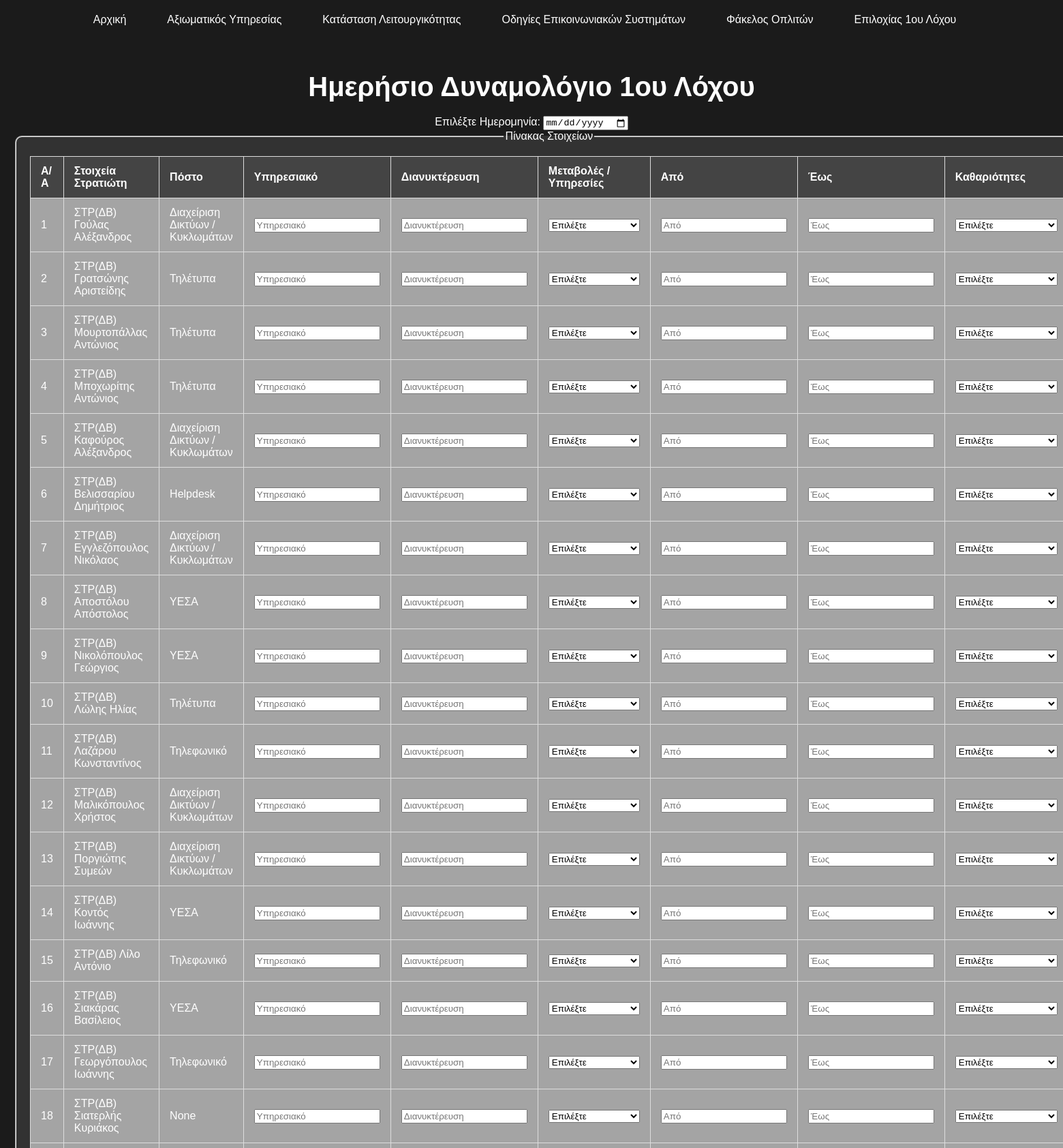
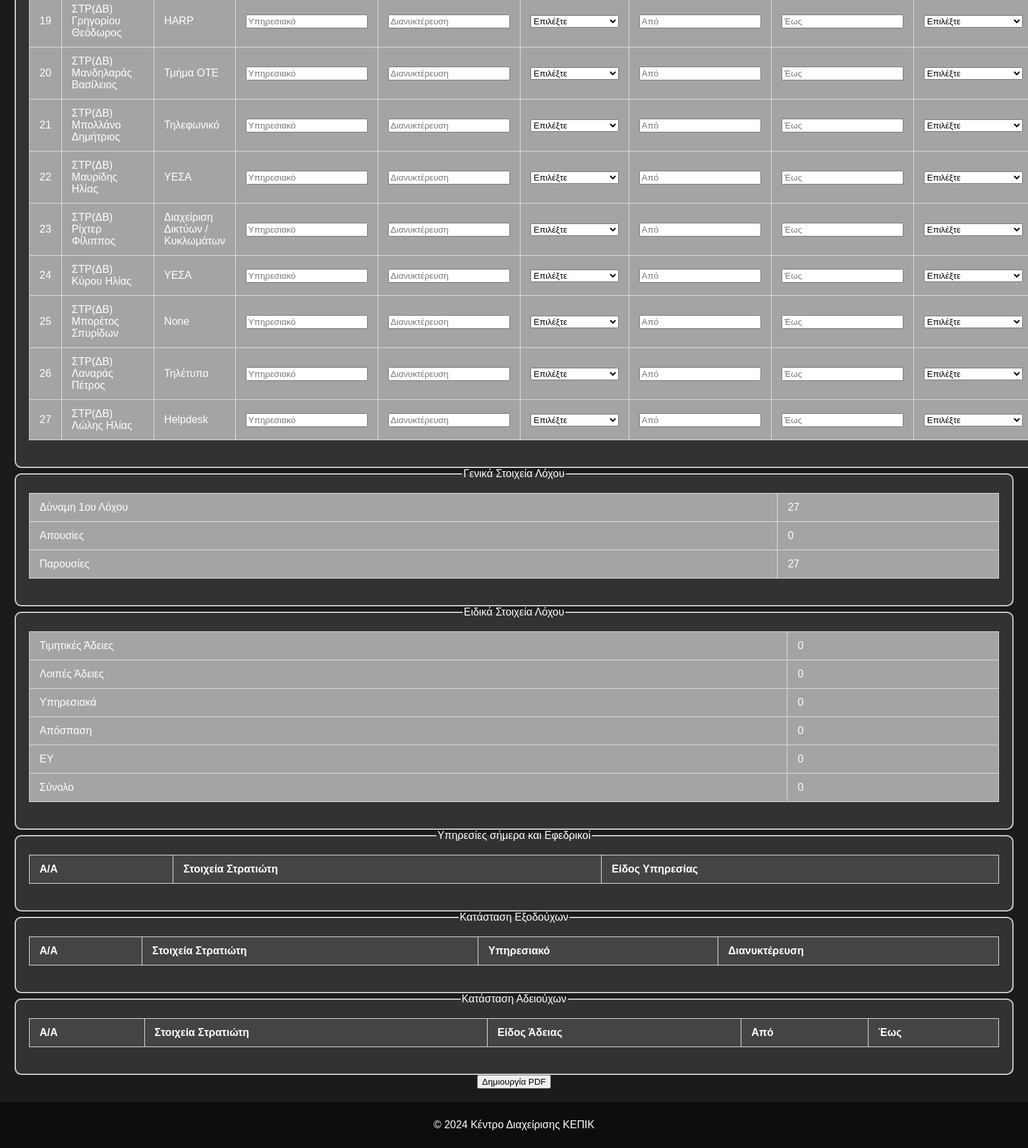
/posta/ (signed in), run on the app's committed database (2 pictures, top to bottom).
### myapp/models.py (models this page shows, shortened)
class Soldier(models.Model):
    VATHMOS_CHOICES = [
        ('ΣΤΡ(ΔΒ)', 'ΣΤΡ(ΔΒ)'),
        ('ΣΤΡ(ΠΖ)', 'ΣΤΡ(ΠΖ)'),
        ('ΣΤΡ(ΠΒ)', 'ΣΤΡ(ΠΒ)'),
        ('ΣΤΡ(ΤΘ)', 'ΣΤΡ(ΤΘ)'),
    ]
    GRAMMATIKES_GNOSEIS_CHOICES = [
        ('Απόφοιτος Λυκείου', 'Απόφοιτος Λυκείου'),
        ('Απόφοιτος ΑΕΙ', 'Απόφοιτος ΑΕΙ'),
        ('Απόφοιτος ΤΕΙ', 'Απόφοιτος ΤΕΙ'),
        ('Ενεργός ΑΕΙ', 'Ενεργός ΑΕΙ'),
        ('Ενεργός ΤΕΙ', 'Ενεργός ΤΕΙ'),
        ('Απόφοιτος ΙΕΚ', 'Απόφοιτος ΙΕΚ'),
        ('Ενεργός ΙΕΚ', 'Ενεργός ΙΕΚ'),
    ]
    SOMATIKI_IKANOTITA_CHOICES = [
        ('Ι1', 'Ι1'),
        ('Ι2', 'Ι2'),
        ('Ι3', 'Ι3'),
        ('Ι3 Άοπλο', 'Ι3 Άοπλο'),
        ('Ι4', 'Ι4'),
    ]
    POSTO_CHOICES = [
        ('HARP', 'HARP'),
        ('Helpdesk', 'Helpdesk'),
        ('Διαχείριση Δικτύων / Κυκλωμάτων', 'Διαχείριση Δικτύων / Κυκλωμάτων'),
        ('Τηλέτυπα', 'Τηλέτυπα'),
        ('Τηλεφωνικό', 'Τηλεφωνικό'),
        ('Τμήμα ΟΤΕ', 'Τμήμα ΟΤΕ'),
        ('ΥΕΣΑ', 'ΥΕΣΑ'),
    ]
    eponymo = models.CharField(max_length=100, verbose_name="ΕΠΩΝΥΜΟ", null=True, blank=True)
    onoma = models.CharField(max_length=100, verbose_name="ΟΝΟΜΑ", null=True, blank=True)
    etos_genniseos = models.IntegerField(verbose_name="ΕΤΟΣ ΓΕΝΝΗΣΕΩΣ", null=True, blank=True)
    topos_genniseos = models.CharField(max_length=100, verbose_name="ΤΟΠΟΣ ΓΕΝΝΗΣΕΩΣ", null=True, blank=True)
    onoma_patros = models.CharField(max_length=100, verbose_name="ΟΝΟΜΑ ΠΑΤΕΡΑ", null=True, blank=True)
    epaggelma_patros = models.CharField(max_length=100, verbose_name="ΕΠΑΓΓΕΛΜΑ ΠΑΤΕΡΑ", null=True, blank=True)
    onoma_mitros = models.CharField(max_length=100, verbose_name="ΟΝΟΜΑ ΜΗΤΕΡΑΣ", null=True, blank=True)
    epaggelma_mitros = models.CharField(max_length=100, verbose_name="ΕΠΑΓΓΕΛΜΑ ΜΗΤΕΡΑΣ", null=True, blank=True)
    tilefono_kinito = models.CharField(max_length=10, verbose_name="ΤΗΛ. ΚΙΝΗΤΟ", null=True, blank=True)
    tilefono_stathero = models.CharField(max_length=10, verbose_name="ΤΗΛ. ΣΤΑΘΕΡΟ", null=True, blank=True)
    tilefono_oikeiou = models.CharField(max_length=10, verbose_name="ΤΗΛΕΦΩΝΟ ΟΙΚΕΙΟΥ", null=True, blank=True)
    oikeiou_sxesi = models.CharField(max_length=100, verbose_name="ΣΧΕΣΗ ΜΕ ΤΟΝ ΟΙΚΕΙΟ", null=True, blank=True)
    topos_katagogis = models.CharField(max_length=255, verbose_name="ΤΟΠΟΣ ΚΑΤΑΓΩΓΗΣ", null=True, blank=True)
    topos_diamonis = models.CharField(max_length=255, verbose_name="ΤΟΠΟΣ ΔΙΑΜΟΝΗΣ", null=True, blank=True)
    periochi = models.CharField(max_length=100, verbose_name="ΠΕΡΙΟΧΗ", null=True, blank=True)
    odos_arithmos = models.CharField(max_length=255, verbose_name="ΟΔΟΣ ΚΑΙ ΑΡΙΘΜΟΣ", null=True, blank=True)
    oikogeneiaki_katastasi = models.CharField(max_length=100, verbose_name="ΟΙΚΟΓ. ΚΑΤΑΣΤΑΣΗ", null=True, blank=True)
    arithmos_adelfon = models.CharField(max_length=100, verbose_name="ΑΡΙΘΜΟΣ ΑΔΕΛΦΩΝ – ΦΥΛΛΟ", null=True, blank=True)
    oikonomiki_katastasi = models.CharField(max_length=100, verbose_name="ΟΙΚΟΝ. ΚΑΤΑΣΤΑΣΗ", null=True, blank=True)
    provlimata_pou_apasxoloun = models.TextField(blank=True, null=True, verbose_name="ΠΡΟΒΛΗΜΑΤΑ ΠΟΥ ΑΠΑΣΧΟΛΟΥΝ")
    epaggelma_politis = models.CharField(max_length=100, verbose_name="ΕΠΑΓΓΕΛΜΑ ΩΣ ΠΟΛΙΤΗΣ", null=True, blank=True)
    grammatikes_gnoseis = models.CharField(max_length=50, choices=GRAMMATIKES_GNOSEIS_CHOICES, verbose_name="ΓΡΑΜΜΑΤΙΚΕΣ ΓΝΩΣΕΙΣ", null=True, blank=True)
    eidikes_grammatikes_gnoseis = models.CharField(max_length=255, verbose_name="ΕΙΔΙΚΕΣ ΓΝΩΣΕΙΣ", null=True, blank=True)
    deksiotites = models.TextField(blank=True, null=True, verbose_name="ΔΕΞΙΟΤΗΤΕΣ")
    xenes_glosses = models.CharField(max_length=255, verbose_name="ΞΕΝΕΣ ΓΛΩΣΣΕΣ", null=True, blank=True)
    asm = models.PositiveIntegerField(verbose_name="ΑΣΜ", default=0)
    vathmos = models.CharField(max_length=10, choices=VATHMOS_CHOICES, verbose_name="ΒΑΘΜΟΣ", null=True, blank=True)
    esso_katataksis = models.CharField(max_length=10, verbose_name="ΕΣΣΟ ΚΑΤΑΤΑΞΗΣ", null=True, blank=True)
    diarkeia_thiteias = models.IntegerField(verbose_name="ΔΙΑΡΚΕΙΑ ΘΗΤΕΙΑΣ (ΜΗΝΕΣ)", null=True, blank=True)
    imerominia_eisodou_monada = models.DateField(verbose_name="ΗΜ. ΕΙΣΟΔΟΥ ΣΤΗΝ ΜΟΝΑΔΑ", null=True, blank=True)
    imerominia_strateusis = models.DateField(verbose_name="ΗΜ. ΣΤΡΑΤΕΥΣΗΣ", null=True, blank=True)
    imerominia_apolysis = models.DateField(verbose_name="ΗΜ. ΑΠΟΛΥΣΕΩΣ", null=True, blank=True)
    poines = models.TextField(verbose_name="ΠΟΙΝΕΣ", null=True, blank=True)
    adeies = models.TextField(verbose_name="ΑΔΕΙΕΣ", null=True, blank=True)
    posto = models.CharField(max_length=100, verbose_name="ΠΟΣΤΟ", choices=POSTO_CHOICES, null=True, blank=True)
    genikes_paratiriseis = models.TextField(verbose_name="ΓΕΝΙΚΕΣ ΠΑΡΑΤΗΡΗΣΕΙΣ", null=True, blank=True)
    somatiki_ikanotita = models.CharField(max_length=10, choices=SOMATIKI_IKANOTITA_CHOICES, verbose_name="ΣΩΜΑΤΙΚΗ ΙΚΑΝΟΤΗΤΑ", null=True, blank=True)
    katastasi_ygeias = models.CharField(max_length=100, verbose_name="ΚΑΤΑΣΤΑΣΗ ΥΓΕΙΑΣ", null=True, blank=True)
    omada_aimatos = models.CharField(max_length=3, verbose_name="ΟΜΑΔΑ ΑΙΜΑΤΟΣ", null=True, blank=True)
    paratiriseis_ygeias = models.TextField(blank=True, null=True, verbose_name="ΠΑΡΑΤΗΡΗΣΕΙΣ ΥΓΕΙΑΣ")
    class Meta:
        verbose_name = _('Οργάνωση | Στρατιώτης')
        verbose_name_plural = _('Οργάνωση | Στρατιώτες')

### myapp/views.py (the view, shortened to what this page needs)
# urls.py: path('posta/', views.posta_view, name='posta'),
def posta_view(request):
    return render(request, 'posta.html', {'soldiers': Soldier.objects.all(), 'service_date': 'Χωρίς Ημερομηνία', 'day_type': 'Άγνωστο'})

### myapp/templates/posta.html (shortened to what this page needs)
{% extends "base.html" %}
{% load static %}
{% block extra_head %}
    <link rel="stylesheet" href="{% static 'css/posta.css' %}">
{% endblock %}
{% block content %}
<div class="video-background">
    <video autoplay muted loop>
        <source src="{% static 'img/back_kepik.webm' %}" type="video/webm">
    </video>
</div>
<div class="main-content">
    <h1>Ημερήσιο Δυναμολόγιο 1ου Λόχου</h1>
    <form method="POST" action="{% url 'print_posta_view' %}">
        <label for="service_date">Επιλέξτε Ημερομηνία:</label>
        <input type="date" id="service_date" name="service_date" required>
        <fieldset class="fieldset-container">
            <legend onclick="toggleFieldset(this)">Πίνακας Στοιχείων</legend>
            <div class="category-content">
                <table id="soldier-table">
                    <thead>
                        <tr>
                            <th>Α/Α</th>
                            <th>Στοιχεία Στρατιώτη</th>
                            <th>Πόστο</th>
                            <th>Υπηρεσιακό</th>
                            <th>Διανυκτέρευση</th>
                            <th>Μεταβολές / Υπηρεσίες</th>
                            <th>Από</th>
                            <th>Έως</th>
                            <th>Καθαριότητες</th>
                        </tr>
                    </thead>
                    <tbody>
                        {% for soldier in soldiers %}
                        <tr>
                            <td>{{ forloop.counter }}</td>
                            <td>{{ soldier.vathmos }} {{ soldier.eponymo }} {{ soldier.onoma }}
                            </td>
                            <td>{{ soldier.posto }}<input type="hidden" name="posto[]" value="{{ soldier.posto }}"></td>
                            <td><input type="text" name="ypiresiako[]" placeholder="Υπηρεσιακό" /></td>
                            <td><input type="text" name="dianyktereysi[]" placeholder="Διανυκτέρευση" /></td>
                            <td>
                                <select name="metavoles[]">
                                    <option value="">Επιλέξτε</option>
                                </select>
                            </td>
                            <td><input type="text" name="apo[]" placeholder="Από" /></td>
                            <td><input type="text" name="eos[]" placeholder="Έως" /></td>
                            <td>
                                <select name="kathariotites[]">
                                    <option value="">Επιλέξτε</option>
                                </select>
                            </td>
                        </tr>
                        {% endfor %}
                    </tbody>
                </table>
            </div>
        </fieldset>
        <fieldset class="fieldset-container">
            <legend onclick="toggleFieldset(this)">Γενικά Στοιχεία Λόχου</legend>
            <div class="category-content">
                <table id="general-info">
                    <tr>
                        <td>Δύναμη 1ου Λόχου</td>
                        <td id="dynamis_lochou">0</td>
                    </tr>
                    <tr>
                        <td>Απουσίες</td>
                        <td id="apousies">0</td>
                    </tr>
                    <tr>
                        <td>Παρουσίες</td>
                        <td id="parousies">0</td>
                    </tr>
                </table>
            </div>
        </fieldset>
        <fieldset class="fieldset-container">
            <legend onclick="toggleFieldset(this)">Ειδικά Στοιχεία Λόχου</legend>
            <div class="category-content">
                <table id="special-info">
                    <tr>
                        <td>Τιμητικές Άδειες</td>
                        <td id="timitikes">0</td>
                    </tr>
                    <tr>
                        <td>Λοιπές Άδειες</td>
                        <td id="loipes_adeies">0</td>
                    </tr>
                    <tr>
                        <td>Υπηρεσιακά</td>
                        <td id="ypiresiaka">0</td>
                    </tr>
                    <tr>
                        <td>Απόσπαση</td>
                        <td id="apospathseis">0</td>
                    </tr>
                    <tr>
                        <td>ΕΥ</td>
                        <td id="ey">0</td>
                    </tr>
                    <tr>
                        <td>Σύνολο</td>
                        <td id="synolo">0</td>
                    </tr>
                </table>
            </div>
        </fieldset>
        <fieldset class="fieldset-container">
            <legend onclick="toggleFieldset(this)">Υπηρεσίες σήμερα και Εφεδρικοί</legend>
            <div class="category-content">
                <table id="ypiresies-efedrikoi-table">
                    <thead>
                        <tr>
                            <th>Α/Α</th>
                            <th>Στοιχεία Στρατιώτη</th>
                            <th>Είδος Υπηρεσίας</th>
                        </tr>
                    </thead>
                </table>
            </div>
        </fieldset>
        <fieldset class="fieldset-container">
            <legend onclick="toggleFieldset(this)">Κατάσταση Εξοδούχων</legend>
            <div class="category-content">
                <table id="exodouxoi-table">
                    <thead>
                        <tr>
                            <th>Α/Α</th>
                            <th>Στοιχεία Στρατιώτη</th>
                            <th>Υπηρεσιακό</th>
                            <th>Διανυκτέρευση</th>
                        </tr>
                    </thead>
                </table>
            </div>
        </fieldset>
        <fieldset class="fieldset-container">
            <legend>Κατάσταση Αδειούχων</legend>
            <div class="category-content">
                <table id="adeiouxoi-table">
                    <thead>
                        <tr>
                            <th>Α/Α</th>
                            <th>Στοιχεία Στρατιώτη</th>
                            <th>Είδος Άδειας</th>
                            <th>Από</th>
                            <th>Έως</th>
                        </tr>
                    </thead>
                </table>
            </div>
        </fieldset>
        <button type="submit">Δημιουργία PDF</button>
    </form>
</div>
{% endblock %}

### myapp/templates/base.html (shortened to what this page needs)
<!DOCTYPE html>
<html lang="el">
<head>
    {% block extra_head %}{% endblock %}
</head>
<body>
    <header>
        <nav>
            <ul>
                <li><a href="{% url 'index' %}">Αρχική</a></li>
                <li class="dropdown">
                    <a href="#">Αξιωματικός Υπηρεσίας</a>
                </li>
                <li><a href="#">Κατάσταση Λειτουργικότητας</a></li>
                <li class="dropdown">
                    <a href="#">Οδηγίες Επικοινωνιακών Συστημάτων</a>
                </li>
                <li class="dropdown">
                    <a href="#">Φάκελος Οπλιτών</a>
                </li>
                <li><a href="{% url 'epilochias' %}">Επιλοχίας 1ου Λόχου</a></li>
            </ul>
        </nav>
    </header>
    {% block content %}{% endblock %}
    <footer>
        <p>&copy; 2024 Κέντρο Διαχείρισης ΚΕΠΙΚ</p>
    </footer>
</body>
</html>

### myapp/static/css/posta.css (style rules this page uses)
html, body { height: 100%; margin: 0; padding: 0; }
body { font-family: Arial, sans-serif; margin: 0; padding: 0; background-color: #1b1b1b; color: white; display: flex; flex-direction: column; min-height: 100vh; }
.main-content { padding: 20px; text-align: center; flex: 1; }
.video-background { position: fixed; top: 0; left: 0; width: 100%; height: 100%; overflow: hidden; z-index: -1; }
video { width: 100%; height: 100%; object-fit: cover; }
.main-content h1 { font-size: 2.5em; margin-bottom: 20px; }
.fieldset-container { background-color: rgba(255, 255, 255, 0.1); border-radius: 10px; padding: 20px; text-align: center; flex: 1; }
table { width: 100%; border-collapse: collapse; margin-bottom: 20px; }
th, td { padding: 12px 15px; border: 1px solid #ddd; text-align: left; }
th { background-color: #444; color: #fff; }
td { background-color: rgba(255, 255, 255, 0.562); }
header { color: #fff; padding: 10px 0; text-align: center; display: flex; align-items: center; justify-content: center; position: relative; z-index: 1; }
header nav ul { list-style-type: none; padding: 0; display: flex; justify-content: center; align-items: center; margin: 0; width: 100%; }
header nav ul li { position: relative; margin-right: 20px; }
header nav ul li a { color: #fff; text-decoration: none; padding: 10px 20px; display: block; border-radius: 10px; }
footer { color: #fff; text-align: center; padding: 10px 0; width: 100%; background: rgba(0, 0, 0, 0.5); position: relative; bottom: 0; left: 0; }

### data on the page
Soldier: vathmos "ΣΤΡ(ΔΒ)", eponymo "Γούλας", onoma "Αλέξανδρος", posto "Διαχείριση Δικτύων / Κυκλωμάτων"
Soldier: vathmos "ΣΤΡ(ΔΒ)", eponymo "Γρατσώνης", onoma "Αριστείδης", posto "Τηλέτυπα"
Soldier: vathmos "ΣΤΡ(ΔΒ)", eponymo "Μουρτοπάλλας", onoma "Αντώνιος", posto "Τηλέτυπα"
Soldier: vathmos "ΣΤΡ(ΔΒ)", eponymo "Μποχωρίτης", onoma "Αντώνιος", posto "Τηλέτυπα"
Soldier: vathmos "ΣΤΡ(ΔΒ)", eponymo "Καφούρος", onoma "Αλέξανδρος", posto "Διαχείριση Δικτύων / Κυκλωμάτων"
Soldier: vathmos "ΣΤΡ(ΔΒ)", eponymo "Βελισσαρίου", onoma "Δημήτριος", posto "Helpdesk"
Soldier: vathmos "ΣΤΡ(ΔΒ)", eponymo "Εγγλεζόπουλος", onoma "Νικόλαος", posto "Διαχείριση Δικτύων / Κυκλωμάτων"
Soldier: vathmos "ΣΤΡ(ΔΒ)", eponymo "Αποστόλου", onoma "Απόστολος", posto "ΥΕΣΑ"
Soldier: vathmos "ΣΤΡ(ΔΒ)", eponymo "Νικολόπουλος", onoma "Γεώργιος", posto "ΥΕΣΑ"
Soldier: vathmos "ΣΤΡ(ΔΒ)", eponymo "Λώλης", onoma "Ηλίας", posto "Τηλέτυπα"
Soldier: vathmos "ΣΤΡ(ΔΒ)", eponymo "Λαζάρου", onoma "Κωνσταντίνος", posto "Τηλεφωνικό"
Soldier: vathmos "ΣΤΡ(ΔΒ)", eponymo "Μαλικόπουλος", onoma "Χρήστος", posto "Διαχείριση Δικτύων / Κυκλωμάτων"
Soldier: vathmos "ΣΤΡ(ΔΒ)", eponymo "Ποργιώτης", onoma "Συμεών", posto "Διαχείριση Δικτύων / Κυκλωμάτων"
Soldier: vathmos "ΣΤΡ(ΔΒ)", eponymo "Κοντός", onoma "Ιωάννης", posto "ΥΕΣΑ"
Soldier: vathmos "ΣΤΡ(ΔΒ)", eponymo "Λίλο", onoma "Αντόνιο", posto "Τηλεφωνικό"
Soldier: vathmos "ΣΤΡ(ΔΒ)", eponymo "Σιακάρας", onoma "Βασίλειος", posto "ΥΕΣΑ"
Soldier: vathmos "ΣΤΡ(ΔΒ)", eponymo "Γεωργόπουλος", onoma "Ιωάννης", posto "Τηλεφωνικό"
Soldier: vathmos "ΣΤΡ(ΔΒ)", eponymo "Σιατερλής", onoma "Κυριάκος", posto "None"
Soldier: vathmos "ΣΤΡ(ΔΒ)", eponymo "Γρηγορίου", onoma "Θεόδωρος", posto "HARP"
Soldier: vathmos "ΣΤΡ(ΔΒ)", eponymo "Μανδηλαράς", onoma "Βασίλειος", posto "Τμήμα ΟΤΕ"
Soldier: vathmos "ΣΤΡ(ΔΒ)", eponymo "Μπολλάνο", onoma "Δημήτριος", posto "Τηλεφωνικό"
Soldier: vathmos "ΣΤΡ(ΔΒ)", eponymo "Μαυρίδης", onoma "Ηλίας", posto "ΥΕΣΑ"
Soldier: vathmos "ΣΤΡ(ΔΒ)", eponymo "Ρίχτερ", onoma "Φίλιππος", posto "Διαχείριση Δικτύων / Κυκλωμάτων"
Soldier: vathmos "ΣΤΡ(ΔΒ)", eponymo "Κύρου", onoma "Ηλίας", posto "ΥΕΣΑ"
Soldier: vathmos "ΣΤΡ(ΔΒ)", eponymo "Μπορέτος", onoma "Σπυρίδων", posto "None"
Soldier: vathmos "ΣΤΡ(ΔΒ)", eponymo "Λαναράς", onoma "Πέτρος", posto "Τηλέτυπα"
Soldier: vathmos "ΣΤΡ(ΔΒ)", eponymo "Λώλης", onoma "Ηλίας", posto "Helpdesk"
